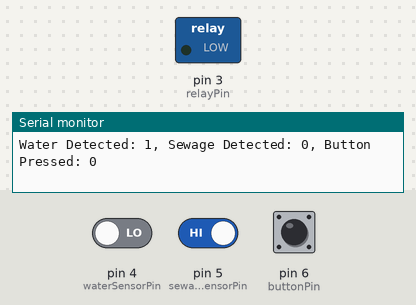
A sketch run on a simulated Arduino Uno, built with avr-gcc and run on an emulated ATmega328P. Shown: switched loads named in the sketch (green lamp = pin HIGH), the last lines printed to the serial monitor. The test bench sets the inputs (shaded band); at power-on: pin 6 (buttonPin) HIGH, pin 4 (waterSensorPin) LOW, pin 5 (sewageSensorPin) HIGH.

Above: at 2.8 s.
2.9 s: pin 6 (buttonPin) pulled LOW for 1.2 s
At 3.8 s:
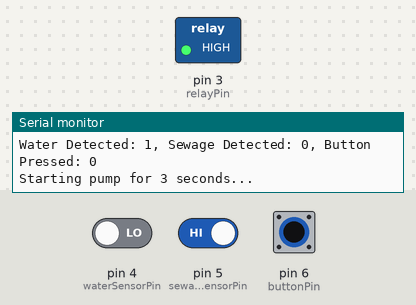
5.6 s: pin 4 (waterSensorPin) driven HIGH
Timing chart, 0 to 13.0 s (numbered marks = the images above; inputs shaded):
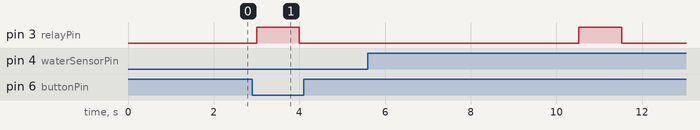

Measured:
- after the input at 2.9 s, pin 3 (relayPin): LOW → HIGH after 0.10 s, → LOW 1.0 s later

The sketch:

WaterBin_ALL_Final.ino
```cpp
#include <SPI.h>
#include <mcp2515.h>

struct can_frame canMsg;
MCP2515 mcp2515(10);

// 水桶狀態
enum BucketStatus {
  CLEAN_BUCKET_FULL = 0x01,
  CLEAN_BUCKET_EMPTY = 0x02,
  SEWAGE_BUCKET_FULL = 0x03,
  SEWAGE_BUCKET_EMPTY = 0x04
};

// 定義引腳
const int waterSensorPin = 4; // 水感應器引腳
const int sewageSensorPin = 5; // 水感應器引腳
const int relayPin = 3;        // 繼電器引腳
const int buttonPin = 6;       // 按鈕引腳

const uint32_t myCanID = 0x001; // 替換為您的唯一 ID

void setup() {
  pinMode(waterSensorPin, INPUT); // 設定水感應器為輸入
  pinMode(sewageSensorPin, INPUT); // 設定水感應器為輸入
  pinMode(relayPin, OUTPUT);       // 設定繼電器為輸出
  pinMode(buttonPin, INPUT_PULLUP); // 設定按鈕為輸入並啟用內部拉高電阻
  Serial.begin(9600);

   // 設置外部中斷，按鈕按下時觸發
  attachInterrupt(digitalPinToInterrupt(buttonPin), buttonISR, FALLING);

  mcp2515.reset();
  mcp2515.setBitrate(CAN_500KBPS, MCP_8MHZ);
  mcp2515.setNormalMode();
}

  bool waterDetected = digitalRead(waterSensorPin) == LOW;
  bool sewageDetected = digitalRead(sewageSensorPin) == LOW; // 有水時輸出 LOW
  bool buttonPressed = digitalRead(buttonPin) == LOW;      // 按下時輸出 LOW
  bool prev_waterDetected = waterDetected;
  bool prev_sewageDetected = sewageDetected;

void loop() {
  // 讀取水感應器和按鈕的狀態


// 打印當前狀態
  Serial.print("Water Detected: ");
  Serial.print(waterDetected);
  Serial.print(", Sewage Detected: ");
  Serial.print(sewageDetected);
  Serial.print(", Button Pressed: ");
  Serial.println(buttonPressed);
  delay(1000);

  buttonPressed = (digitalRead(buttonPin) == LOW);
  waterDetected = (digitalRead(waterSensorPin) == LOW);
  sewageDetected = (digitalRead(sewageSensorPin) == LOW);

  // 如果有水並且按鈕被按下
  if (waterDetected && buttonPressed && !sewageDetected) {
    Serial.println("Starting pump for 3 seconds...");
    // 開啟水泵
    digitalWrite(relayPin, HIGH);
    delay(1000);
    digitalWrite(relayPin, LOW); // 啟動繼電器（抽水）
    delay(3000);


// 繼續檢查按鈕狀態，每 0.5 秒檢查一次
    while (true) {
      // 每 500 毫秒檢查一次
      delay(500);

      // 更新按鈕和水的狀態
      buttonPressed = (digitalRead(buttonPin) == LOW);
      waterDetected = (digitalRead(waterSensorPin) == LOW);
      sewageDetected = (digitalRead(sewageSensorPin) == LOW);

      // 打印當前狀態
      Serial.print("During continuous pumping - Water Detected: ");
      Serial.print(waterDetected);
      Serial.print(", Sewage Detected: ");
      Serial.print(sewageDetected);
      Serial.print(", Button Pressed: ");
      Serial.println(buttonPressed);
      delay(3000);

      // 如果按鈕仍然按下且有水，則啟動水泵 1 秒
      if (buttonPressed && waterDetected && !sewageDetected) {
        ;
      } else {
        // 如果按鈕未按下或水狀態改變，則退出循環
        Serial.println("Pump stopped due to button or water status change.");
        digitalWrite(relayPin, HIGH);
        delay(1000);
        digitalWrite(relayPin, LOW);
        break;
      }
    }
  }

  if(sewageDetected != prev_sewageDetected){
          // 根據水桶狀態設定CAN消息


      if (sewageDetected) {
        canMsg.can_id  = 0x036; // 髒水桶ID
        canMsg.can_dlc = 1; // 數據長度
        canMsg.data[0] = SEWAGE_BUCKET_FULL; // 髒水桶已滿
      } else {
        canMsg.can_id  = 0x036; // 髒水桶ID
        canMsg.can_dlc = 1; // 數據長度
        canMsg.data[0] = SEWAGE_BUCKET_EMPTY; // 髒水桶已空
      }

           //發送CAN消息
      mcp2515.sendMessage(&canMsg);
      Serial.print("Message sent: ");
      Serial.println(canMsg.data[0], HEX);
      delay(2000);

    prev_sewageDetected = sewageDetected;
  }
      if(waterDetected != prev_waterDetected){

        if (waterDetected) {
        canMsg.can_id  = 0x0F6; // 乾淨水桶ID
        canMsg.can_dlc = 1; // 數據長度
        canMsg.data[0] = CLEAN_BUCKET_FULL; // 乾淨水桶已滿
      } else {
        canMsg.can_id  = 0x0F6; // 乾淨水桶ID
        canMsg.can_dlc = 1; // 數據長度
        canMsg.data[0] = CLEAN_BUCKET_EMPTY; // 乾淨水桶已空
      }
      mcp2515.sendMessage(&canMsg);
      Serial.print("Message sent: ");
      Serial.println(canMsg.data[0], HEX);
      delay(2000);

      prev_waterDetected = waterDetected;

    }
}


  // 按鈕中斷服務例程
void buttonISR() {
  buttonPressed = true; // 設定按鈕被按下的標誌
}
```
